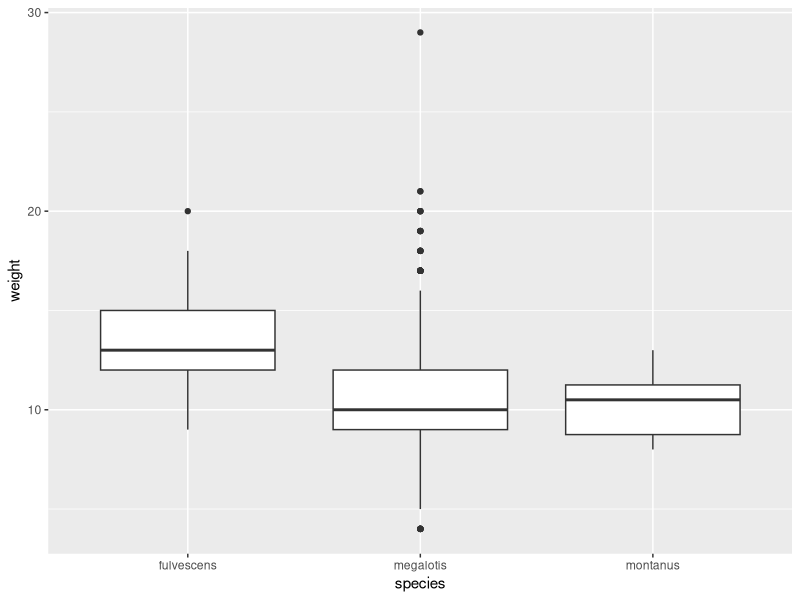
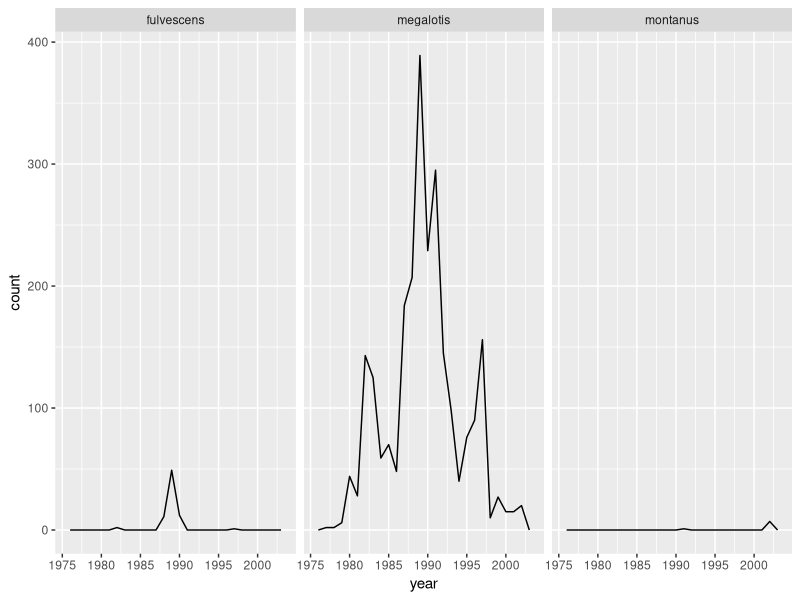
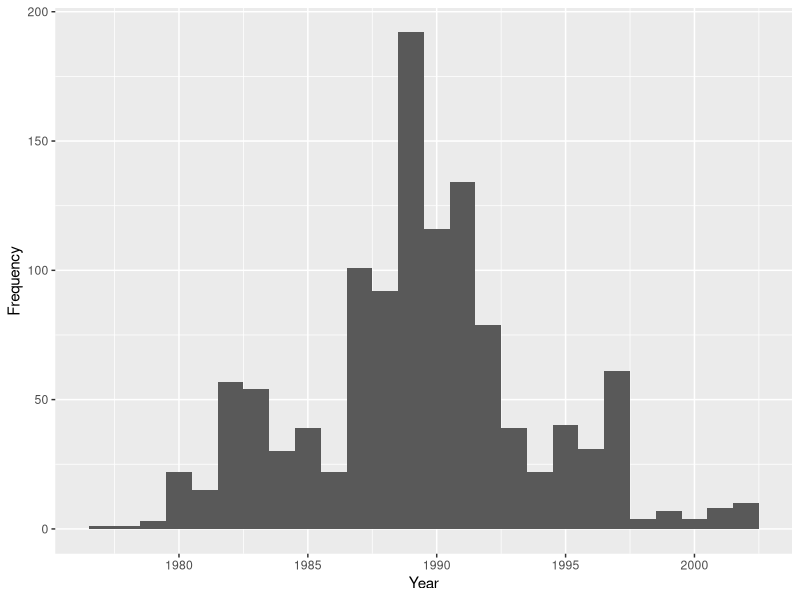

Generate these figures, in order, with R:
### survey project in R

# load library; these are already installed on personal computer, but will need to be installed if on different computer (install after #)
#install.packages("ggplot2") # visualization package
#install.packages("dplyr") # dataset
library(ggplot2)
library(dplyr)

# download data if not on personal computer (download after #)
#download.file("http://files.figshare.com/2236372/combined.csv",  "data/portal_data_joined.csv")
# import that file
surveys <- read.csv('data/portal_data_joined.csv')


### Compare the species of genus Reithrodontomys, and how these species could be interacting and competing with each other.


## Filter out the Reithrodontomys genus from survey data and desired variables
Rei <- surveys %>%
  filter(genus == "Reithrodontomys") %>%
  select(species, year, sex, weight) %>%
  filter(!sex == "") %>% # filter out empty and "na" cells
  filter(!is.na(weight)) %>%
  filter(!species == "sp.") # filter out R. sp.


## Is there a relationship between species and weight?
# select weight
weight <- Rei %>%
  select(species, weight)

# create box-and-whiskers
pdf("figures/swBoxplot.pdf")
ggplot(data = weight, aes(x = species, y = weight)) + geom_boxplot()
dev.off()

# Statistical test
#ANOVA
aovWS <- aov(weight ~ species, data = Rei) # fit model
aovWS # look at fit
summary(aovWS) # summarize and show results


## Is there a difference between species counts by year?
# create line chart for the three species
pdf("figures/syLine.pdf")
ggplot(Rei, aes(year), color = species) + geom_freqpoly(binwidth = 1) + facet_grid(~ species)
dev.off()


## How does the female distribution change over time for R. megalotis (species ID = RM)?
# select only females and years
RMfem <- Rei %>%
  filter(species == "megalotis") %>%
  select(year, sex) %>%
  filter(sex == "F")

# create histogram
pdf("figures/RMfemaleHistogram.pdf")
qplot(year, data = RMfem, ylab = "Frequency", xlab = "Year", binwidth = 1, geom="histogram")
dev.off()

